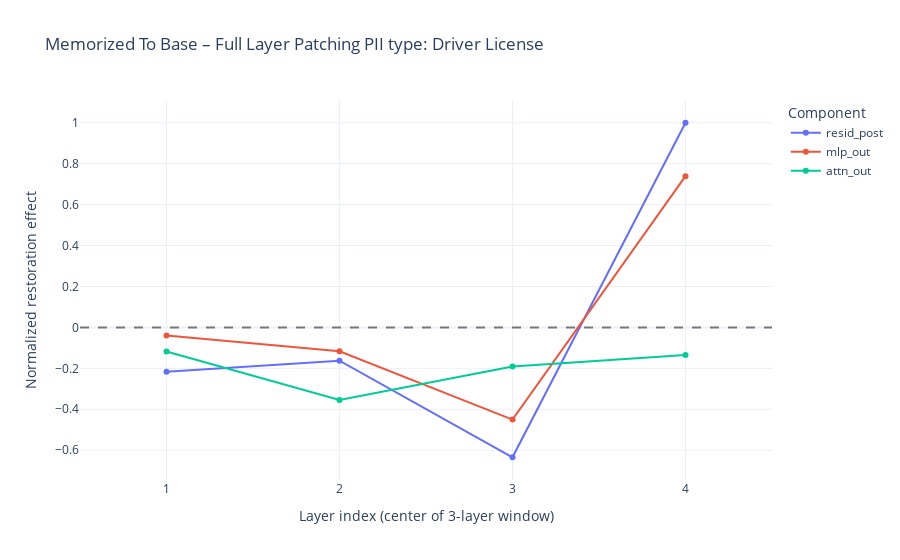
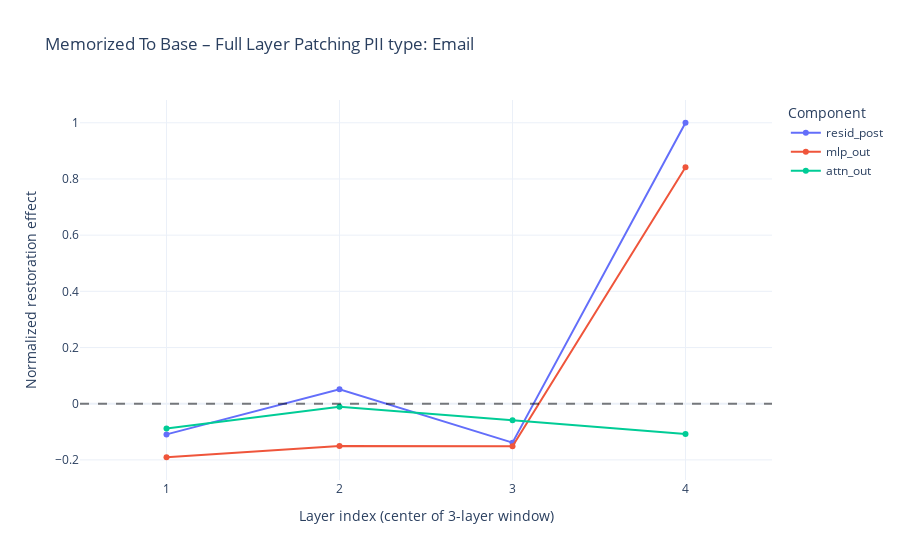
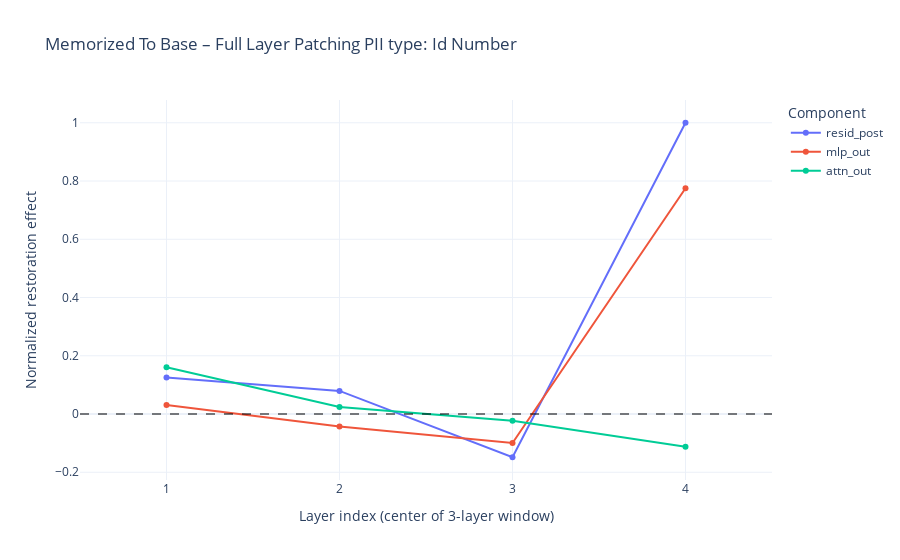
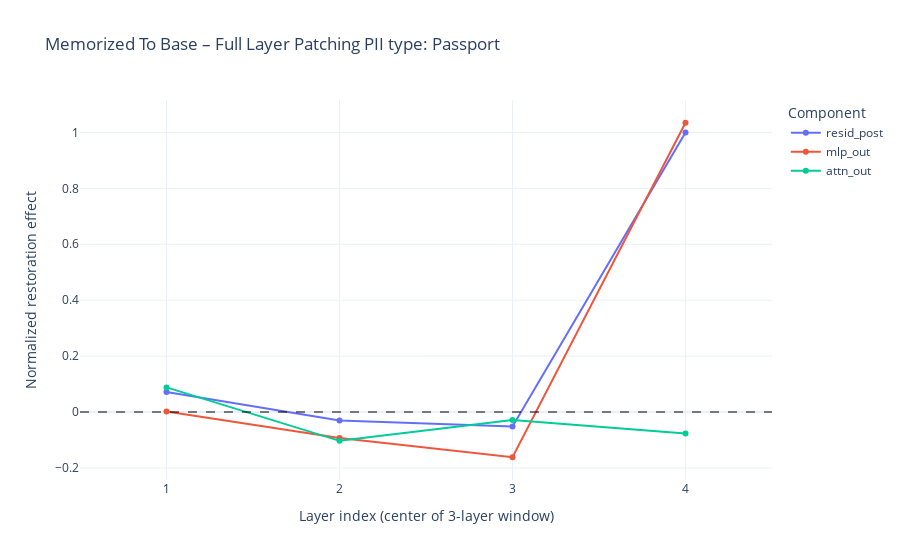

Source (notebook cell) for these figures, in order:
### Code cell
PATCH_DIRECTION_SWEEP_MEM = "memorized_to_base"
COMPONENTS_MEM = ["resid_post", "mlp_out", "attn_out"]
RUN_ID_SWEEP_MEM = f"v2_layer_sweep_{WINDOW_SIZE}_layer_window"

tl_target_model, tl_control_model, tokenizer = load_pythia_models(
    MODEL_SIZE,
    MEMORIZED_MODEL_PATH,
    BASE_MODEL_PATH,
    DEVICE,
)
baseline_metrics = compute_baseline_metrics(tl_control_model, tl_target_model, tokenized_pii_data)
results = {}
layer_names = COMPONENTS_MEM
for pii_type, samples in tqdm(tokenized_pii_data.items(), desc="PII type", position=0):
    results[pii_type] = {}
    results[pii_type]["num_target_tokens"] = samples["num_target_tokens"]
    baseline_ctrl_logprob = baseline_metrics[pii_type]["mean_ctrl_logprob"]
    for layer_name in tqdm(layer_names, desc=f"{pii_type} layer name", position=1):
        results[pii_type][layer_name] = patch_layer_activations(
            tl_control_model,
            tl_target_model,
            layer_name,
            samples,
            baseline_metrics,
            WINDOW_SIZE,
        )

n_layers = tl_control_model.cfg.n_layers
patched_layer_indices = np.arange(WINDOW_SIZE // 2, n_layers - WINDOW_SIZE // 2)  # centers of WINDOW_SIZE-layer windows

for pii_type, pii_results in results.items():
    num_target_tokens = pii_results["num_target_tokens"]
    fig = go.Figure()
    for component in COMPONENTS_MEM:
        improvements = pii_results[component]
        fig.add_trace(
            go.Scatter(
                x=patched_layer_indices,
                y=improvements[patched_layer_indices],
                mode="lines+markers",
                name=component,
            )
        )

    title = (
        f"{PATCH_DIRECTION_SWEEP_MEM.replace('_', ' ').title()} – Full Layer Patching\n"
        f"PII type: {pii_type.replace('_', ' ').title()}"
    )

    fig.add_hline(y=0, line_dash="dash", line_color="black", opacity=0.5)
    fig.update_xaxes(
        title_text=f"Layer index (center of {WINDOW_SIZE}-layer window)" if WINDOW_SIZE > 1 else "Layer index",
        tickmode="array",
        tickvals=patched_layer_indices,
        range=[patched_layer_indices[0] - 0.5, patched_layer_indices[-1] + 0.5],
    )
    fig.update_yaxes(title_text="Normalized restoration effect")

    meta = {
        "run_id": RUN_ID_SWEEP_MEM,
        "patch_direction": PATCH_DIRECTION_SWEEP_MEM,
        "components": ", ".join(COMPONENTS_MEM),
        "pii_type": pii_type,
        "model_name": BASE_MODEL_NAME,
        "model_size_m": MODEL_SIZE,
        "num_target_tokens": int(num_target_tokens),
        "n_layers": int(n_layers),
    }

    fig.update_layout(
        title=title,
        legend_title_text="Component",
        template="plotly_white",
        meta=meta,
    )

    out_dir = OUTPUT_VIS_DIR / PATCH_DIRECTION_SWEEP_MEM / RUN_ID_SWEEP_MEM
    os.makedirs(out_dir, exist_ok=True)

    stem = (
        f"layer_sweep"
        f"__pii-{pii_type}"
        f"__components-{'-'.join(COMPONENTS_MEM)}"
        f"__ntok-{num_target_tokens}"
        f"__run-{RUN_ID_SWEEP_MEM}"
    )

    output_path = (out_dir / stem).with_suffix(".png")
    fig.write_image(output_path)
    print(f"Saved figure to: {output_path}")

    fig.show()

RESULTS[RUN_ID_SWEEP_MEM + "_" + PATCH_DIRECTION_SWEEP_MEM] = results

### Figure 1 — Plotly figure (JSON) as saved in the notebook; plotly's stock layout.template omitted (floating-point values rounded to 4 significant figures)
{"data": [{"mode": "lines+markers", "name": "resid_post", "type": "scatter", "x": [1, 2, 3, 4], "y": [-0.2172, -0.1625, -0.6344, 1.0]}, {"mode": "lines+markers", "name": "mlp_out", "type": "scatter", "x": [1, 2, 3, 4], "y": [-0.03899, -0.1168, -0.4503, 0.7391]}, {"mode": "lines+markers", "name": "attn_out", "type": "scatter", "x": [1, 2, 3, 4], "y": [-0.1175, -0.3549, -0.1906, -0.1348]}], "layout": {"legend": {"title": {"text": "Component"}}, "meta": {"components": "resid_post, mlp_out, attn_out", "model_name": "EleutherAI/pythia-70m", "model_size_m": 70, "n_layers": 6, "num_target_tokens": 1, "patch_direction": "memorized_to_base", "pii_type": "driver_license", "run_id": "v2_layer_sweep_3_layer_window"}, "shapes": [{"line": {"color": "black", "dash": "dash"}, "opacity": 0.5, "type": "line", "x0": 0, "x1": 1, "xref": "x domain", "y0": 0, "y1": 0, "yref": "y"}], "title": {"text": "Memorized To Base – Full Layer Patching\nPII type: Driver License"}, "xaxis": {"range": [0.5, 4.5], "tickmode": "array", "tickvals": [1, 2, 3, 4], "title": {"text": "Layer index (center of 3-layer window)"}}, "yaxis": {"title": {"text": "Normalized restoration effect"}}}}

### Figure 2 — Plotly figure (JSON) as saved in the notebook; plotly's stock layout.template omitted (floating-point values rounded to 4 significant figures)
{"data": [{"mode": "lines+markers", "name": "resid_post", "type": "scatter", "x": [1, 2, 3, 4], "y": [-0.1092, 0.05136, -0.1387, 1.0]}, {"mode": "lines+markers", "name": "mlp_out", "type": "scatter", "x": [1, 2, 3, 4], "y": [-0.1906, -0.1507, -0.1513, 0.8418]}, {"mode": "lines+markers", "name": "attn_out", "type": "scatter", "x": [1, 2, 3, 4], "y": [-0.08843, -0.01085, -0.05846, -0.1081]}], "layout": {"legend": {"title": {"text": "Component"}}, "meta": {"components": "resid_post, mlp_out, attn_out", "model_name": "EleutherAI/pythia-70m", "model_size_m": 70, "n_layers": 6, "num_target_tokens": 1, "patch_direction": "memorized_to_base", "pii_type": "email", "run_id": "v2_layer_sweep_3_layer_window"}, "shapes": [{"line": {"color": "black", "dash": "dash"}, "opacity": 0.5, "type": "line", "x0": 0, "x1": 1, "xref": "x domain", "y0": 0, "y1": 0, "yref": "y"}], "title": {"text": "Memorized To Base – Full Layer Patching\nPII type: Email"}, "xaxis": {"range": [0.5, 4.5], "tickmode": "array", "tickvals": [1, 2, 3, 4], "title": {"text": "Layer index (center of 3-layer window)"}}, "yaxis": {"title": {"text": "Normalized restoration effect"}}}}

### Figure 3 — Plotly figure (JSON) as saved in the notebook; plotly's stock layout.template omitted (floating-point values rounded to 4 significant figures)
{"data": [{"mode": "lines+markers", "name": "resid_post", "type": "scatter", "x": [1, 2, 3, 4], "y": [0.1255, 0.07929, -0.1485, 1.0]}, {"mode": "lines+markers", "name": "mlp_out", "type": "scatter", "x": [1, 2, 3, 4], "y": [0.03091, -0.04301, -0.09939, 0.7749]}, {"mode": "lines+markers", "name": "attn_out", "type": "scatter", "x": [1, 2, 3, 4], "y": [0.1607, 0.02397, -0.02328, -0.1125]}], "layout": {"legend": {"title": {"text": "Component"}}, "meta": {"components": "resid_post, mlp_out, attn_out", "model_name": "EleutherAI/pythia-70m", "model_size_m": 70, "n_layers": 6, "num_target_tokens": 1, "patch_direction": "memorized_to_base", "pii_type": "id_number", "run_id": "v2_layer_sweep_3_layer_window"}, "shapes": [{"line": {"color": "black", "dash": "dash"}, "opacity": 0.5, "type": "line", "x0": 0, "x1": 1, "xref": "x domain", "y0": 0, "y1": 0, "yref": "y"}], "title": {"text": "Memorized To Base – Full Layer Patching\nPII type: Id Number"}, "xaxis": {"range": [0.5, 4.5], "tickmode": "array", "tickvals": [1, 2, 3, 4], "title": {"text": "Layer index (center of 3-layer window)"}}, "yaxis": {"title": {"text": "Normalized restoration effect"}}}}

### Figure 4 — Plotly figure (JSON) as saved in the notebook; plotly's stock layout.template omitted (floating-point values rounded to 4 significant figures)
{"data": [{"mode": "lines+markers", "name": "resid_post", "type": "scatter", "x": [1, 2, 3, 4], "y": [0.07188, -0.03044, -0.05155, 1.0]}, {"mode": "lines+markers", "name": "mlp_out", "type": "scatter", "x": [1, 2, 3, 4], "y": [0.001694, -0.09266, -0.1617, 1.035]}, {"mode": "lines+markers", "name": "attn_out", "type": "scatter", "x": [1, 2, 3, 4], "y": [0.08822, -0.103, -0.02844, -0.07669]}], "layout": {"legend": {"title": {"text": "Component"}}, "meta": {"components": "resid_post, mlp_out, attn_out", "model_name": "EleutherAI/pythia-70m", "model_size_m": 70, "n_layers": 6, "num_target_tokens": 1, "patch_direction": "memorized_to_base", "pii_type": "passport", "run_id": "v2_layer_sweep_3_layer_window"}, "shapes": [{"line": {"color": "black", "dash": "dash"}, "opacity": 0.5, "type": "line", "x0": 0, "x1": 1, "xref": "x domain", "y0": 0, "y1": 0, "yref": "y"}], "title": {"text": "Memorized To Base – Full Layer Patching\nPII type: Passport"}, "xaxis": {"range": [0.5, 4.5], "tickmode": "array", "tickvals": [1, 2, 3, 4], "title": {"text": "Layer index (center of 3-layer window)"}}, "yaxis": {"title": {"text": "Normalized restoration effect"}}}}
